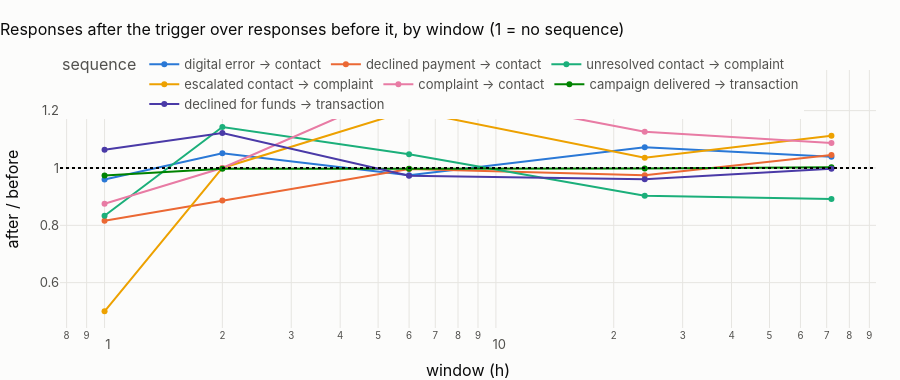

Source (notebook cell):
### Markdown cell above
## 1 · Does one event lead to another within hours?

### Code cell
PAIRS = [
    ("digital error → contact", "er", "true", "cc", "service: the call a failed app action causes"),
    (
        "declined payment → contact",
        "tx",
        "a.status = 'Declined'",
        "cc",
        "service: the call a decline causes",
    ),
    (
        "unresolved contact → complaint",
        "cc",
        "not a.resolved",
        "cp",
        "complaints: unresolved calls escalating",
    ),
    (
        "escalated contact → complaint",
        "cc",
        "a.escalated",
        "cp",
        "complaints: escalations becoming complaints",
    ),
    ("complaint → contact", "cp", "true", "cc", "service: follow-up calls after a complaint"),
    (
        "campaign delivered → transaction",
        "sd",
        "true",
        "tx",
        "marketing: activity triggered by a send",
    ),
    (
        "declined for funds → transaction",
        "tx",
        "a.response_code = '51'",
        "tx",
        "payments: retries after insufficient funds",
    ),
]
WINDOWS = [1, 2, 6, 24, 72]
rows = []
for name, A, cond, B, use in PAIRS:
    same = A == B
    for w in WINDOWS:
        after, before = con.sql(f"""
            select count(*) filter (where b.ts > a.ts and b.ts <= a.ts + to_hours({w})),
                   count(*) filter (where b.ts < a.ts and b.ts >= a.ts - to_hours({w}))
            from {A} a join {B} b using (customer_id)
            where {cond} and b.ts between a.ts - to_hours({w}) and a.ts + to_hours({w})
            {"and b.ts <> a.ts" if same else ""}""").fetchone()
        n = after + before
        p = stats.binomtest(after, n, 0.5).pvalue if n else np.nan
        rows.append(
            {
                "sequence": name,
                "window (h)": w,
                "after": after,
                "before": before,
                "after / before": after / before if before else np.nan,
                "p_value": p,
                "business use": use,
            }
        )
seq = pd.DataFrame(rows)
seq.to_csv(OUT / "granularity_time_sequences.csv", index=False)
show(seq.round(4), paging=False)
fig = px.line(
    seq,
    x="window (h)",
    y="after / before",
    color="sequence",
    log_x=True,
    markers=True,
    title="Responses after the trigger over responses before it, by window (1 = no sequence)",
)
fig.add_hline(y=1, line_dash="dot")
fig.update_layout(height=380)
fig.show()
sig = seq[(seq.p_value < 0.001) & ((seq["after / before"] > 1.1) | (seq["after / before"] < 0.9))]
display(
    Markdown(
        f"**{len(sig)} of {len(seq)} (sequence, window) tests show a material lead (after/before outside 0.9–1.1, "
        "p < 0.001).** "
        + (
            "No event leads to another at any window from one hour to three days: a digital error is not followed by a "
            "call, a decline neither by a call nor by a retry, a send not by a transaction. The sub-day order of events "
            "carries no information here. A real bank's service and fraud analytics live in exactly these sequences "
            "(error-to-call journeys, decline-retry bursts, send-to-activity lift); on this data they cannot be learned, "
            "and journey analytics must wait for real interaction logs with shared session or case keys."
            if not len(sig)
            else "Leads found: "
            + "; ".join(
                f"{r['sequence']} within {r['window (h)']} h (×{r['after / before']:.2f})"
                for _, r in sig.iterrows()
            )
        )
    )
)

### Figure 1 — Plotly figure (JSON) as saved in the notebook; plotly's stock layout.template omitted (floating-point values rounded to 4 significant figures)
{"data": [{"hovertemplate": "sequence=digital error → contact<br>window (h)=%{x}<br>after / before=%{y}<extra></extra>", "legendgroup": "digital error → contact", "line": {"color": "#2a78d6", "dash": "solid"}, "marker": {"symbol": "circle"}, "mode": "lines+markers", "name": "digital error → contact", "orientation": "v", "showlegend": true, "type": "scatter", "x": [1, 2, 6, 24, 72], "xaxis": "x", "y": [0.96, 1.052, 0.975, 1.072, 1.04], "yaxis": "y"}, {"hovertemplate": "sequence=declined payment → contact<br>window (h)=%{x}<br>after / before=%{y}<extra></extra>", "legendgroup": "declined payment → contact", "line": {"color": "#eb6834", "dash": "solid"}, "marker": {"symbol": "circle"}, "mode": "lines+markers", "name": "declined payment → contact", "orientation": "v", "showlegend": true, "type": "scatter", "x": [1, 2, 6, 24, 72], "xaxis": "x", "y": [0.8158, 0.8864, 0.9961, 0.9748, 1.045], "yaxis": "y"}, {"hovertemplate": "sequence=unresolved contact → complaint<br>window (h)=%{x}<br>after / before=%{y}<extra></extra>", "legendgroup": "unresolved contact → complaint", "line": {"color": "#1baf7a", "dash": "solid"}, "marker": {"symbol": "circle"}, "mode": "lines+markers", "name": "unresolved contact → complaint", "orientation": "v", "showlegend": true, "type": "scatter", "x": [1, 2, 6, 24, 72], "xaxis": "x", "y": [0.8333, 1.143, 1.048, 0.9028, 0.8922], "yaxis": "y"}, {"hovertemplate": "sequence=escalated contact → complaint<br>window (h)=%{x}<br>after / before=%{y}<extra></extra>", "legendgroup": "escalated contact → complaint", "line": {"color": "#eda100", "dash": "solid"}, "marker": {"symbol": "circle"}, "mode": "lines+markers", "name": "escalated contact → complaint", "orientation": "v", "showlegend": true, "type": "scatter", "x": [1, 2, 6, 24, 72], "xaxis": "x", "y": [0.5, 1.0, 1.2, 1.036, 1.113], "yaxis": "y"}, {"hovertemplate": "sequence=complaint → contact<br>window (h)=%{x}<br>after / before=%{y}<extra></extra>", "legendgroup": "complaint → contact", "line": {"color": "#e87ba4", "dash": "solid"}, "marker": {"symbol": "circle"}, "mode": "lines+markers", "name": "complaint → contact", "orientation": "v", "showlegend": true, "type": "scatter", "x": [1, 2, 6, 24, 72], "xaxis": "x", "y": [0.875, 1.0, 1.284, 1.126, 1.087], "yaxis": "y"}, {"hovertemplate": "sequence=campaign delivered → transaction<br>window (h)=%{x}<br>after / before=%{y}<extra></extra>", "legendgroup": "campaign delivered → transaction", "line": {"color": "#008300", "dash": "solid"}, "marker": {"symbol": "circle"}, "mode": "lines+markers", "name": "campaign delivered → transaction", "orientation": "v", "showlegend": true, "type": "scatter", "x": [1, 2, 6, 24, 72], "xaxis": "x", "y": [0.974, 0.9973, 0.9971, 0.9986, 1.003], "yaxis": "y"}, {"hovertemplate": "sequence=declined for funds → transaction<br>window (h)=%{x}<br>after / before=%{y}<extra></extra>", "legendgroup": "declined for funds → transaction", "line": {"color": "#4a3aa7", "dash": "solid"}, "marker": {"symbol": "circle"}, "mode": "lines+markers", "name": "declined for funds → transaction", "orientation": "v", "showlegend": true, "type": "scatter", "x": [1, 2, 6, 24, 72], "xaxis": "x", "y": [1.063, 1.122, 0.973, 0.9607, 0.9974], "yaxis": "y"}], "layout": {"height": 380, "legend": {"title": {"text": "sequence"}, "tracegroupgap": 0}, "shapes": [{"line": {"dash": "dot"}, "type": "line", "x0": 0, "x1": 1, "xref": "x domain", "y0": 1, "y1": 1, "yref": "y"}], "title": {"text": "Responses after the trigger over responses before it, by window (1 = no sequence)"}, "xaxis": {"anchor": "y", "domain": [0.0, 1.0], "title": {"text": "window (h)"}, "type": "log"}, "yaxis": {"anchor": "x", "domain": [0.0, 1.0], "title": {"text": "after / before"}}}}
